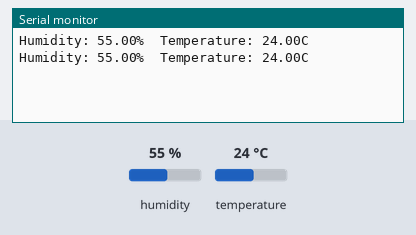
A sketch run on a simulated Arduino Uno, built with avr-gcc and run on an emulated ATmega328P. On the bench: the last lines printed to the serial monitor. The inputs (shaded band) are chosen by the test bench; at power-on: humidity 55 %, temperature 24 °C.

Above: at 2.8 s.
2.9 s: humidity set to 22 %
At 4.9 s:
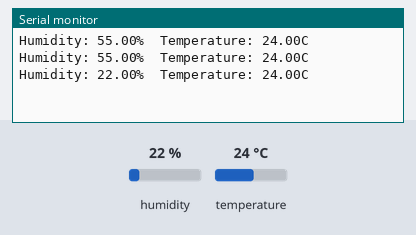
5.6 s: temperature set to 12 °C
At 7.3 s:
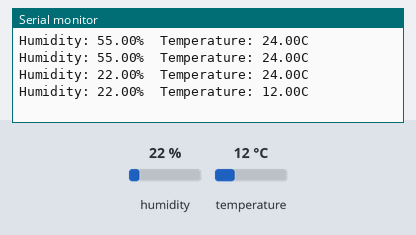
8.3 s: humidity set to 40 %
At 11.0 s:
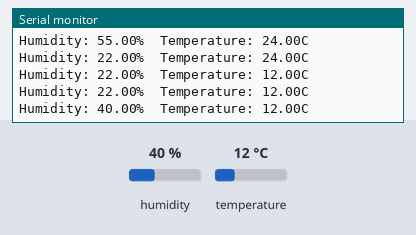
Timing chart, 0 to 12.5 s (numbered marks = the images above; inputs shaded):
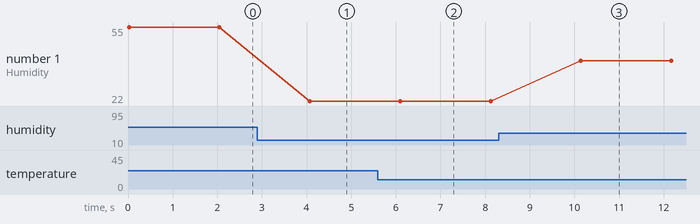

Measured:
- after the input at 2.9 s, the serial monitor: prints a new line after 1.2 s (image 1)
- after the input at 5.6 s, the serial monitor: prints a new line after 0.50 s (image 2)
- after the input at 8.3 s, the serial monitor: prints a new line after 1.8 s (image 3)
- plotted number 1: 55 → 22 after the input at 2.9 s, 22 → 40 after the input at 8.3 s

The sketch:

Temperature_Humidity_Sensor.ino
```cpp
#include "DHT.h"

#define DHTPIN 4       // define GPIO pin
#define DHTTYPE DHT11

DHT dht(DHTPIN, DHTTYPE);

void setup() {
  Serial.begin(115200);
  dht.begin();
}

void loop() {
  float hum = dht.readHumidity();       // read humidity value
  float temp = dht.readTemperature();   // read temperature value (°C)

  // check whether values are valid
  if (isnan(hum) || isnan(temp)) {
    Serial.println("Failed to read data");
  }
  else {
    Serial.print("Humidity: ");
    Serial.print(hum);
    Serial.print("%\t");
    Serial.print("Temperature: ");
    Serial.print(temp);
    Serial.println("C");
  }
  delay(2000);  // read every 2 seconds
}
```
